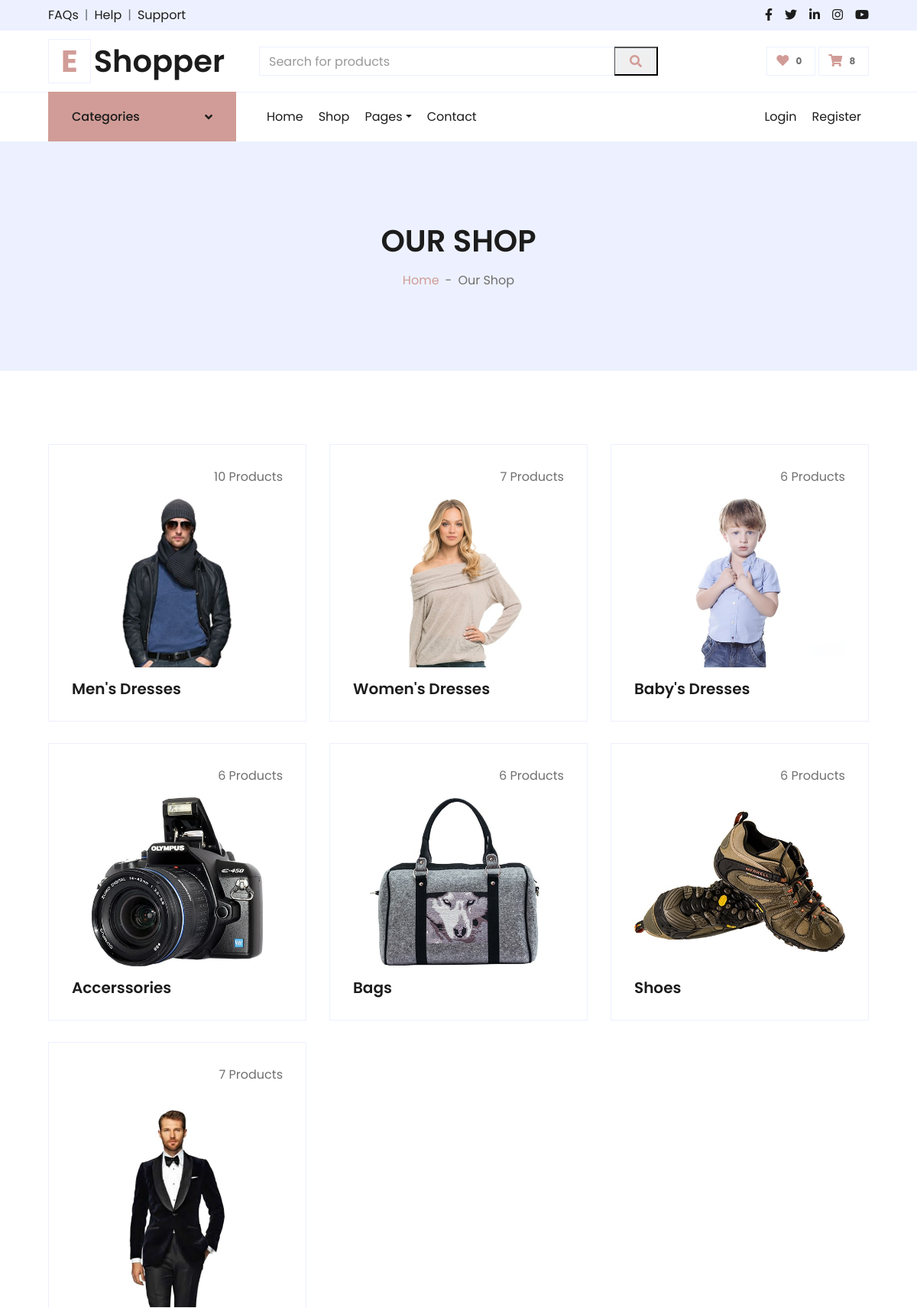
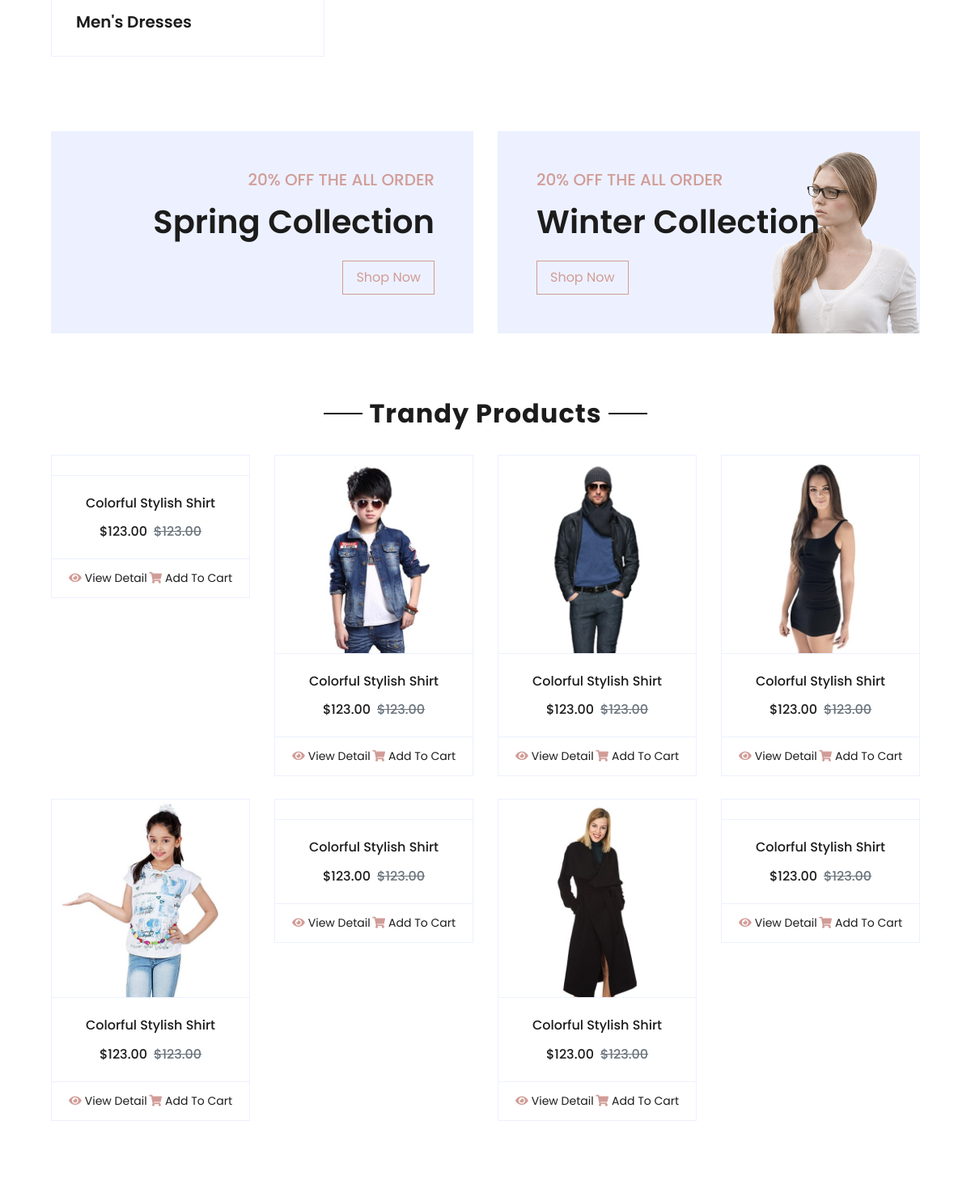
Page /shop/ (signed in, upper part) on the committed database (2 pictures, top to bottom).
### backend/models.py (models this page shows)
class product_details(models.Model):
    id = models.AutoField(primary_key=True)
    category_name = models.ForeignKey(product_category,on_delete=models.CASCADE,blank = True,null=True)
    product_caption = models.CharField(max_length=100, blank=True,null=True)
    old_price = models.FloatField(blank=True,null=True)
    new_price = models.FloatField(blank=True,null=True)
    prod_fiture_ima = models.ImageField(upload_to='fiture_image/',blank=True,null=True)
    description = models.TextField(blank=True,null=True)
    carousel_fiture_ima = models.ImageField(upload_to='carousel_fiture_image/',blank=True,null=True)
    carousel_status = models.BooleanField(default=False)
    disount_percentage = models.IntegerField(blank=True,null=True)
    carousel_caption = models.CharField(max_length=100, blank=True,null=True)

class product_category(models.Model):
    id = models.AutoField(primary_key=True)
    catagory = models.CharField(max_length=100, blank=True,null=True)
    category_image = models.ImageField(upload_to='category_image/',blank=True,null=True)

### frontend/views.py (the view)
# urls.py: path('shop/',views.shop, name='shop'),
def shop(request):
    pro_data = product_details.objects.all().prefetch_related('product')
    pro_cat = product_category.objects.all()
    checkout_products = cart.objects.filter( buyer = request.user).all().count()
    context = {
        'pro_data':pro_data,
        'pro_cat' : pro_cat,
        'checkout_products':checkout_products,
        'checkout_products':checkout_products
    }
    return render(request,'frontend/shop_nav.html',context)

### templates/frontend/shop_nav.html (shortened to what this page needs)
{% extends 'frontend/base.html' %}
{% block content %}
 <div class="container-fluid bg-secondary mb-5">
    <div class="d-flex flex-column align-items-center justify-content-center" style="min-height: 300px">
        <h1 class="font-weight-semi-bold text-uppercase mb-3">Our Shop</h1>
        <div class="d-inline-flex">
            <p class="m-0"><a href="">Home</a></p>
            <p class="m-0 px-2">-</p>
            <p class="m-0">Our Shop</p>
        </div>
    </div>
</div>
    <div class="container-fluid pt-5">
        <div class="row px-xl-5 pb-3">
            {% for i in pro_data %}
            <div class="col-lg-4 col-md-6 pb-1">
                <div class="cat-item d-flex flex-column border mb-4" style="padding: 30px;">
                    <p class="text-right">{{i.product.all.count}} Products</p>
                    <a href="{% url 'category_pro_show' i.id %}" class="cat-img position-relative overflow-hidden mb-3">
                        <img class="img-fluid" src="/media/{{i.prod_fiture_ima}}" alt="">
                    </a>
                    <h5 class="font-weight-semi-bold m-0">{{i.category_name.catagory}}</h5>
                </div>
            </div>
            {% endfor %}
        </div>
    </div>
    <div class="container-fluid offer pt-5">
        <div class="row px-xl-5">
            <div class="col-md-6 pb-4">
                <div class="position-relative bg-secondary text-center text-md-right text-white mb-2 py-5 px-5">
                    <div class="position-relative" style="z-index: 1;">
                        <h5 class="text-uppercase text-primary mb-3">20% off the all order</h5>
                        <h1 class="mb-4 font-weight-semi-bold">Spring Collection</h1>
                        <a href="" class="btn btn-outline-primary py-md-2 px-md-3">Shop Now</a>
                    </div>
                </div>
            </div>
            <div class="col-md-6 pb-4">
                <div class="position-relative bg-secondary text-center text-md-left text-white mb-2 py-5 px-5">
                    <img src="img/offer-2.png" alt="">
                    <div class="position-relative" style="z-index: 1;">
                        <h5 class="text-uppercase text-primary mb-3">20% off the all order</h5>
                        <h1 class="mb-4 font-weight-semi-bold">Winter Collection</h1>
                        <a href="" class="btn btn-outline-primary py-md-2 px-md-3">Shop Now</a>
                    </div>
                </div>
            </div>
        </div>
    </div>
    <div class="container-fluid pt-5">
        <div class="text-center mb-4">
            <h2 class="section-title px-5"><span class="px-2">Trandy Products</span></h2>
        </div>
        <div class="row px-xl-5 pb-3">
            <div class="col-lg-3 col-md-6 col-sm-12 pb-1">
                <div class="card product-item border-0 mb-4">
                    <div class="card-header product-img position-relative overflow-hidden bg-transparent border p-0">
                    </div>
                    <div class="card-body border-left border-right text-center p-0 pt-4 pb-3">
                        <h6 class="text-truncate mb-3">Colorful Stylish Shirt</h6>
                        <div class="d-flex justify-content-center">
                            <h6>$123.00</h6><h6 class="text-muted ml-2"><del>$123.00</del></h6>
                        </div>
                    </div>
                    <div class="card-footer d-flex justify-content-between bg-light border">
                        <a href="" class="btn btn-sm text-dark p-0"><i class="fas fa-eye text-primary mr-1"></i>View Detail</a>
                        <a href="" class="btn btn-sm text-dark p-0"><i class="fas fa-shopping-cart text-primary mr-1"></i>Add To Cart</a>
                    </div>
                </div>
            </div>
            <div class="col-lg-3 col-md-6 col-sm-12 pb-1">
                <div class="card product-item border-0 mb-4">
                    <div class="card-header product-img position-relative overflow-hidden bg-transparent border p-0">
                        <img class="img-fluid w-100" src="img/product-2.jpg" alt="">
                    </div>
                    <div class="card-body border-left border-right text-center p-0 pt-4 pb-3">
                        <h6 class="text-truncate mb-3">Colorful Stylish Shirt</h6>
                        <div class="d-flex justify-content-center">
                            <h6>$123.00</h6><h6 class="text-muted ml-2"><del>$123.00</del></h6>
                        </div>
                    </div>
                    <div class="card-footer d-flex justify-content-between bg-light border">
                        <a href="" class="btn btn-sm text-dark p-0"><i class="fas fa-eye text-primary mr-1"></i>View Detail</a>
                        <a href="" class="btn btn-sm text-dark p-0"><i class="fas fa-shopping-cart text-primary mr-1"></i>Add To Cart</a>
                    </div>
                </div>
            </div>
            <div class="col-lg-3 col-md-6 col-sm-12 pb-1">
                <div class="card product-item border-0 mb-4">
                    <div class="card-header product-img position-relative overflow-hidden bg-transparent border p-0">
                        <img class="img-fluid w-100" src="img/product-3.jpg" alt="">
                    </div>
                    <div class="card-body border-left border-right text-center p-0 pt-4 pb-3">
                        <h6 class="text-truncate mb-3">Colorful Stylish Shirt</h6>
                        <div class="d-flex justify-content-center">
                            <h6>$123.00</h6><h6 class="text-muted ml-2"><del>$123.00</del></h6>
                        </div>
                    </div>
                    <div class="card-footer d-flex justify-content-between bg-light border">
                        <a href="" class="btn btn-sm text-dark p-0"><i class="fas fa-eye text-primary mr-1"></i>View Detail</a>
                        <a href="" class="btn btn-sm text-dark p-0"><i class="fas fa-shopping-cart text-primary mr-1"></i>Add To Cart</a>
                    </div>
                </div>
            </div>
            <div class="col-lg-3 col-md-6 col-sm-12 pb-1">
                <div class="card product-item border-0 mb-4">
                    <div class="card-header product-img position-relative overflow-hidden bg-transparent border p-0">
                        <img class="img-fluid w-100" src="img/product-4.jpg" alt="">
                    </div>
                    <div class="card-body border-left border-right text-center p-0 pt-4 pb-3">
                        <h6 class="text-truncate mb-3">Colorful Stylish Shirt</h6>
                        <div class="d-flex justify-content-center">
                            <h6>$123.00</h6><h6 class="text-muted ml-2"><del>$123.00</del></h6>
                        </div>
                    </div>
                    <div class="card-footer d-flex justify-content-between bg-light border">
                        <a href="" class="btn btn-sm text-dark p-0"><i class="fas fa-eye text-primary mr-1"></i>View Detail</a>
                        <a href="" class="btn btn-sm text-dark p-0"><i class="fas fa-shopping-cart text-primary mr-1"></i>Add To Cart</a>
                    </div>
                </div>
            </div>
            <div class="col-lg-3 col-md-6 col-sm-12 pb-1">
                <div class="card product-item border-0 mb-4">
                    <div class="card-header product-img position-relative overflow-hidden bg-transparent border p-0">
                        <img class="img-fluid w-100" src="img/product-5.jpg" alt="">
                    </div>
                    <div class="card-body border-left border-right text-center p-0 pt-4 pb-3">
                        <h6 class="text-truncate mb-3">Colorful Stylish Shirt</h6>
                        <div class="d-flex justify-content-center">
                            <h6>$123.00</h6><h6 class="text-muted ml-2"><del>$123.00</del></h6>
                        </div>
                    </div>
                    <div class="card-footer d-flex justify-content-between bg-light border">
                        <a href="" class="btn btn-sm text-dark p-0"><i class="fas fa-eye text-primary mr-1"></i>View Detail</a>
                        <a href="" class="btn btn-sm text-dark p-0"><i class="fas fa-shopping-cart text-primary mr-1"></i>Add To Cart</a>
                    </div>
                </div>
            </div>
            <div class="col-lg-3 col-md-6 col-sm-12 pb-1">
                <div class="card product-item border-0 mb-4">
                    <div class="card-header product-img position-relative overflow-hidden bg-transparent border p-0">
                    </div>
                    <div class="card-body border-left border-right text-center p-0 pt-4 pb-3">
                        <h6 class="text-truncate mb-3">Colorful Stylish Shirt</h6>
                        <div class="d-flex justify-content-center">
                            <h6>$123.00</h6><h6 class="text-muted ml-2"><del>$123.00</del></h6>
                        </div>
                    </div>
                    <div class="card-footer d-flex justify-content-between bg-light border">
                        <a href="" class="btn btn-sm text-dark p-0"><i class="fas fa-eye text-primary mr-1"></i>View Detail</a>
                        <a href="" class="btn btn-sm text-dark p-0"><i class="fas fa-shopping-cart text-primary mr-1"></i>Add To Cart</a>
                    </div>
                </div>
            </div>
            <div class="col-lg-3 col-md-6 col-sm-12 pb-1">
                <div class="card product-item border-0 mb-4">
                    <div class="card-header product-img position-relative overflow-hidden bg-transparent border p-0">
                        <img class="img-fluid w-100" src="img/product-7.jpg" alt="">
                    </div>
                    <div class="card-body border-left border-right text-center p-0 pt-4 pb-3">
                        <h6 class="text-truncate mb-3">Colorful Stylish Shirt</h6>
                        <div class="d-flex justify-content-center">
                            <h6>$123.00</h6><h6 class="text-muted ml-2"><del>$123.00</del></h6>
                        </div>
                    </div>
                    <div class="card-footer d-flex justify-content-between bg-light border">
                        <a href="" class="btn btn-sm text-dark p-0"><i class="fas fa-eye text-primary mr-1"></i>View Detail</a>
                        <a href="" class="btn btn-sm text-dark p-0"><i class="fas fa-shopping-cart text-primary mr-1"></i>Add To Cart</a>
                    </div>
                </div>
            </div>
            <div class="col-lg-3 col-md-6 col-sm-12 pb-1">
                <div class="card product-item border-0 mb-4">
                    <div class="card-header product-img position-relative overflow-hidden bg-transparent border p-0">
                    </div>
                    <div class="card-body border-left border-right text-center p-0 pt-4 pb-3">
                        <h6 class="text-truncate mb-3">Colorful Stylish Shirt</h6>
                        <div class="d-flex justify-content-center">
                            <h6>$123.00</h6><h6 class="text-muted ml-2"><del>$123.00</del></h6>
                        </div>
                    </div>
                    <div class="card-footer d-flex justify-content-between bg-light border">
                        <a href="" class="btn btn-sm text-dark p-0"><i class="fas fa-eye text-primary mr-1"></i>View Detail</a>
                        <a href="" class="btn btn-sm text-dark p-0"><i class="fas fa-shopping-cart text-primary mr-1"></i>Add To Cart</a>
                    </div>
                </div>
            </div>
        </div>
    </div>
{% endblock %}

### rows in the picture
product_details: product.all.count "10", prod_fiture_ima (picture), category_name.catagory "Men's Dresses"
product_details: product.all.count "7", prod_fiture_ima (picture), category_name.catagory "Women's Dresses"
product_details: product.all.count "6", prod_fiture_ima (picture), category_name.catagory "Baby's Dresses"
product_details: product.all.count "6", prod_fiture_ima (picture), category_name.catagory "Accerssories"
product_details: product.all.count "6", prod_fiture_ima (picture), category_name.catagory "Bags"
product_details: product.all.count "6", prod_fiture_ima (picture), category_name.catagory "Shoes"
product_details: product.all.count "7", prod_fiture_ima (picture), category_name.catagory "Men's Dresses"

### other values in the picture
{{ checkout_products }} "8"
